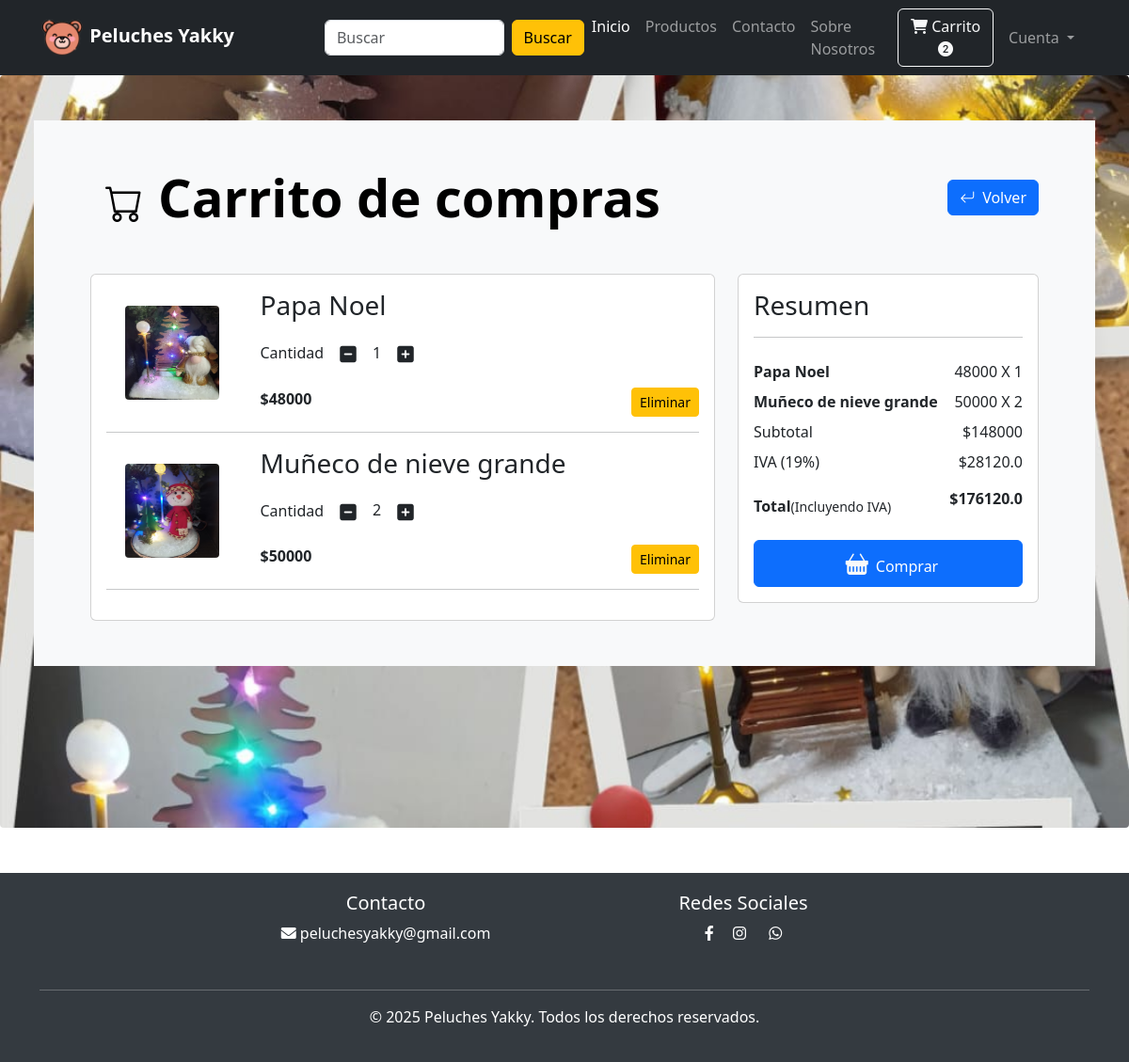
Page /carrito (signed in) on the committed database.
### website/models/cart_model.py (models this page shows, shortened)
class Cart(db.Model):
    id = db.Column(db.Integer, primary_key=True)
    quantity = db.Column(db.Integer, nullable=False)
    customer_link = db.Column(db.Integer, db.ForeignKey("customer.id"), nullable=False)
    product_link = db.Column(db.Integer, db.ForeignKey("product.id"), nullable=False)

### website/models/producto_model.py (models this page shows, shortened)
class Product(db.Model):
    id = db.Column(db.Integer, primary_key=True)
    product_name = db.Column(db.String(100), nullable=False)
    current_price = db.Column(db.Integer, nullable=False)
    precio_costo = db.Column(db.Integer, nullable=False)  # tarea
    previous_price = db.Column(db.Integer, nullable=False)
    in_stock = db.Column(db.Integer, nullable=False)
    product_picture = db.Column(db.String(1000), nullable=False)
    flash_sale = db.Column(db.Boolean, default=False)
    date_added = db.Column(db.DateTime, default=datetime.utcnow)
    descripcion = db.Column(db.String(1000), nullable=False)
    is_deleted = db.Column(db.Boolean, default=False)
    carts = db.relationship(
        "Cart", backref=db.backref("product", lazy=True), cascade="all, delete-orphan"
    )
    orders = db.relationship(
        "Order", backref=db.backref("product", lazy=True), cascade="all, delete-orphan"
    )

### website/views.py (the view)
@views.route("/carrito")
@login_required
def carrito():
    cart = Cart.query.filter_by(customer_link=current_user.id).all()
    subtotal = 0
    iva = 0
    for item in cart:
        subtotal += item.product.current_price * item.quantity
    iva = subtotal * 0.19
    return render_template(
        "carrito.html", cart=cart, subtotal=subtotal, total=subtotal + iva, iva=iva
    )

### website/models/customer_model.py (called while the page is built)
    @property
    def is_authenticated(self):
        return True  # Para usuarios reales siempre True

### website/templates/carrito.html (shortened to what this page needs)
{% extends 'index.html' %}
{% block body %}
<div class="container-fluid  rounded-1 mb-5 bg-opacity-75 p-5 fondo" style="min-height: 100vh; padding-top: 20px;">
    <div class="row bg-light p-5">
        {% if cart %}
        <div class="d-flex justify-content-between align-items-center mb-5">
            <h1 class="text-black mb-0 display-4 fw-bold">
                <i class="bi bi-cart fs-1 text-black m-3"></i>Carrito de compras
            </h1>
            <div class="d-flex gap-3"><button onclick="history.back()" class="btn btn-primary">
                    <i class="bi bi-arrow-return-left me-2  "></i>Volver
                </button>
            </div>
        </div>
        <div class="col-sm-8">
            <div class="card">
                <div class="card-body">
                    {% for item in cart %}
                    <div class="row">
                        <div class="col-sm-3 text-center align-self-center">
                            <img src="{{ item.product.product_picture }}" alt="{{ item.product.product_name }}"
                                style="height: 100px; width: 100px; border-radius: 4px;">
                        </div>
                        <div class="col-sm-9">
                            <div>
                                <h3>{{ item.product.product_name }}</h3>
                                <div class="my-3">
                                    <label for="quantity">Cantidad</label>
                                    <a class="minus-cart btn" pid="{{item.id}}"><i
                                            class="fas fa-minus-square fa-lg"></i></a>
                                    <span id="quantity">{{ item.quantity }}</span>
                                    <a class="plus-cart btn " pid="{{ item.id }}"><i
                                            class="fas fa-plus-square fa-lg"></i></a>
                                </div>
                                <div class="d-flex justify-content-between">
                                    <p class="mb-0"><span><strong>${{ item.product.current_price }}</strong></span>
                                    </p>
                                    <a href="" class="remove-cart btn btn-sm btn-warning mr-3 "
                                        pid="{{item.id}}">Eliminar</a>
                                </div>
                            </div>
                        </div>
                    </div>
                    <hr>
                    {% endfor %}
                </div>
            </div>
        </div>
        <div class="col-sm-4">
            <div class="card">
                <div class="card-body">
                    <h3>Resumen</h3>
                    <hr color="black">
                    <ul class="list-group">
                        {% for item in cart %}
                        <li
                            class="list-group-item d-flex justify-content-between align-items-center border-0 px-0 pb-0">
                            <strong>{{item.product.product_name}}</strong><span
                                id="amount">{{item.product.current_price}} X <span id="quantity{{item.id}}">{{
                                    item.quantity}}</span></span>
                        </li>
                        {% endfor %}
                        <li
                            class="list-group-item d-flex justify-content-between align-items-center border-0 px-0 pb-0">
                            Subtotal <span>$<span id="subtotal_st">{{ subtotal }}</span></span></li>
                        <li
                            class="list-group-item d-flex justify-content-between align-items-center border-0 px-0 pb-0">
                            IVA (19%) <span>$<span id="iva_i">{{ iva }}</span></span></li>
                        <li
                            class="list-group-item d-flex justify-content-between align-items-center border-0 px-0 mb-3">
                            <div style="margin-top: 15px;">
                                <strong>Total</strong><small>(Incluyendo IVA)</small>
                            </div>
                            <span><strong>$</strong><span id="total_t"><strong>{{ total }}</strong></span></span>
                        </li>
                    </ul>
                    <div class="d-grid"><a href="/save-order" class="btn btn-primary"><i
                                class="bi bi-basket-fill fs-4 text-light m-2"></i>Comprar</a></div>
                </div>
            </div>
        </div>
        {% endif %}
    </div>
</div>
{% endblock %}

### website/static/css/style.css (style rules this page uses)
.fondo { background-image: url(../img/fondo.png); background-position: center; background-repeat: repeat; background-attachment: fixed; background-size: cover; }

### rows in the picture
Cart: product.product_picture (picture), product.product_name "Papa Noel", quantity "1", product.current_price "48000"
Cart: product.product_picture (picture), product.product_name "Muñeco de nieve grande", quantity "2", product.current_price "50000"

### other values in the picture
{{ subtotal }} "148000"
{{ iva }} "28120.0"
{{ total }} "176120.0"
